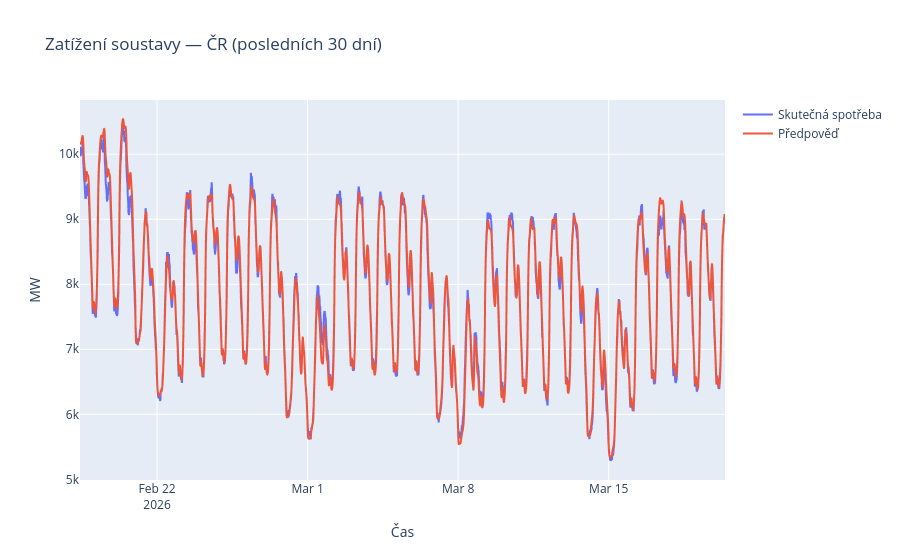

Notebook code cell kept with this figure:
### Code cell
# Vybereme jen sloupce s hodnotami
df_load = pd.DataFrame({
    "Skutečná spotřeba": load_actual["Actual Load"],
    "Předpověď": load_forecast["Forecasted Load"],
})

# Graf
fig = px.line(
    df_load,
    title="Zatížení soustavy — ČR (posledních 30 dní)",
    labels={"value": "MW", "index": "Čas", "variable": ""},
)

fig.show()

### Figure 1 — Plotly figure (JSON) as saved in the notebook; plotly's stock layout.template omitted (floating-point values rounded to 4 significant figures; data arrays with more than 128 entries replaced by an {"elided": "..."} marker saying what was removed)
{"data": [{"hovertemplate": "=Skutečná spotřeba<br>Čas=%{x}<br>MW=%{y}<extra></extra>", "legendgroup": "Skutečná spotřeba", "line": {"color": "#636efa", "dash": "solid"}, "marker": {"symbol": "circle"}, "mode": "lines", "name": "Skutečná spotřeba", "showlegend": true, "type": "scattergl", "x": {"elided": "2880 str values"}, "xaxis": "x", "y": {"elided": "2880 float values"}, "yaxis": "y"}, {"hovertemplate": "=Předpověď<br>Čas=%{x}<br>MW=%{y}<extra></extra>", "legendgroup": "Předpověď", "line": {"color": "#EF553B", "dash": "solid"}, "marker": {"symbol": "circle"}, "mode": "lines", "name": "Předpověď", "showlegend": true, "type": "scattergl", "x": {"elided": "2880 str values"}, "xaxis": "x", "y": {"elided": "2880 float values"}, "yaxis": "y"}], "layout": {"legend": {"title": {"text": ""}, "tracegroupgap": 0}, "title": {"text": "Zatížení soustavy — ČR (posledních 30 dní)"}, "xaxis": {"anchor": "y", "domain": [0, 1], "title": {"text": "Čas"}}, "yaxis": {"anchor": "x", "domain": [0, 1], "title": {"text": "MW"}}}}
